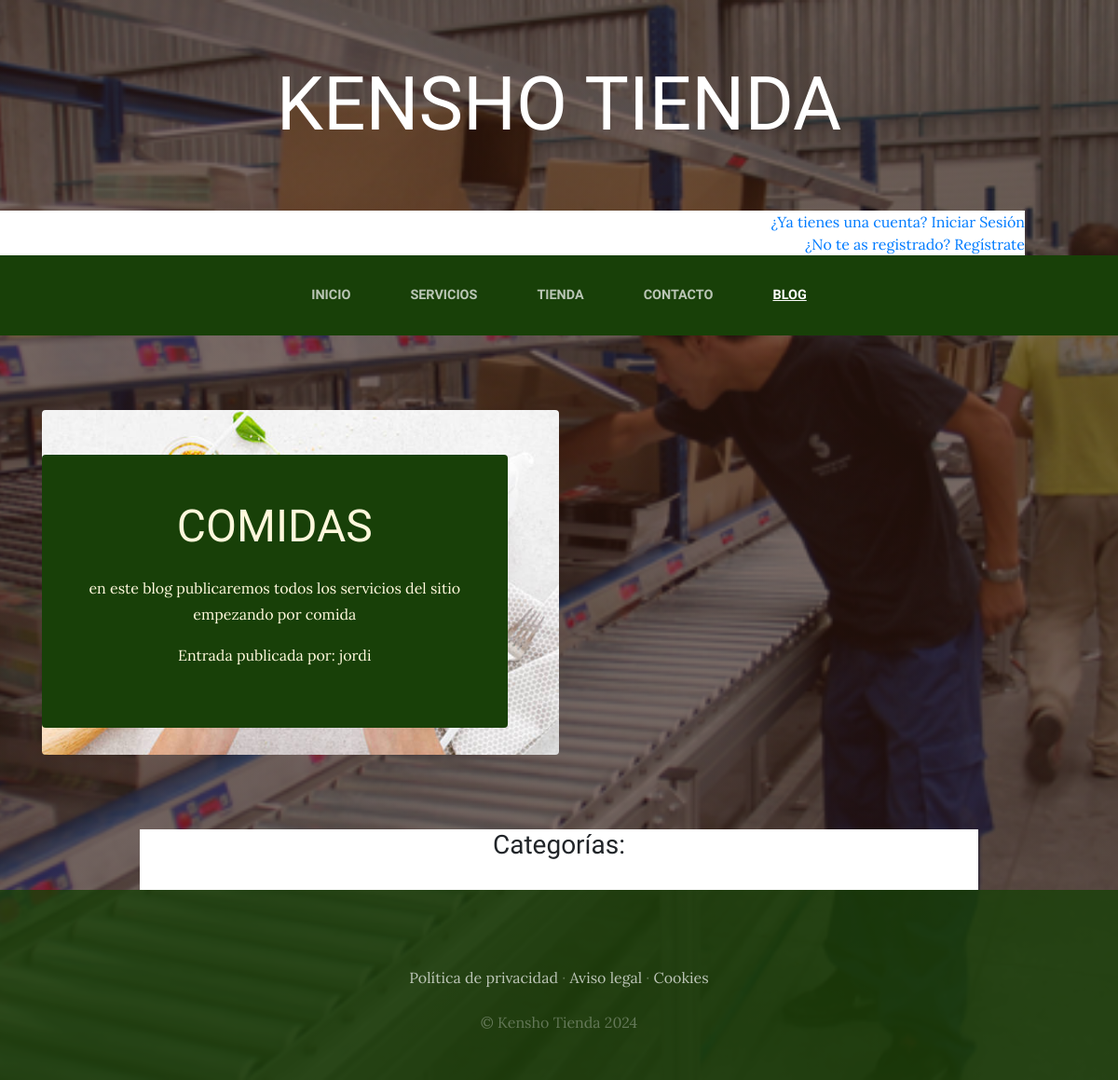
/blog/, run on an earlier commit of the app's database.
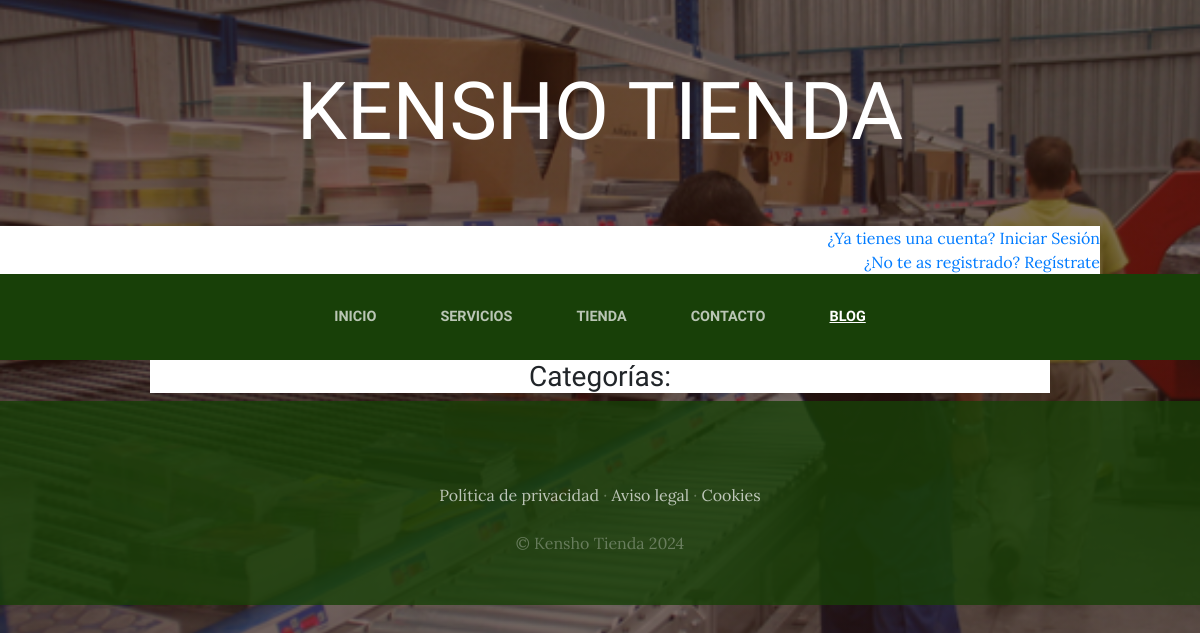
And on a later commit of the database.
### blog/models.py (models this page shows, shortened)
class Post(models.Model):
    titulo = models.CharField(max_length= 50)
    contenido = models.TextField()
    imagen = models.ImageField(upload_to="blog", null=True, blank=True) # Este campo permite añadirle imágenes a la base de datos y también permite crear una gerarqía de carpetas para guardar dichas imágenes y permite que añadir una imagen sea opcional
    autor = models.ForeignKey(User, on_delete=models.CASCADE) # Este campo crea una relación usuario/post si se elimina un usuario, también se eliminarán sus posts
    categorias = models.ManyToManyField(Categoria) # Esto crea una relación post/categoría y viceverza
    created = models.DateTimeField(auto_now_add=True)
    updated = models.DateTimeField(auto_now_add=True)
    class Meta:
        verbose_name = "post"
        verbose_name_plural = "posts"

### blog/views.py (the view)
# urls.py: path('', views.Blog, name='blog'),
def Blog(request):
    muestra_blog = Post.objects.all()
    return render(request, 'blog/blog.html', {'clabe_blog': muestra_blog})

### app/context_processor.py (called while the page is built)
def RetornaAnio(request):
    return {'year': datetime.now().year}

### carrito/context_processor.py (called while the page is built)
def Importe_total_carro(request):
    total = 0
    if request.user.is_authenticated and request.session.__contains__('carro'):
        for key, value in request.session["carro"].items():
            total += float(value["precio"])
        return {"importe_total_carro": total}
    else:
        total = "Debes registrarte para poder agregar productos al carro y comprar"
        return {"importe_total_carro": total}

### blog/templates/blog/blog.html (shortened to what this page needs)
{% extends "base.html" %}
{% load static %}
{% block content %}
    {% for b in clabe_blog %}
<section class="page-section clearfix">
      <div class="container">
        <div class="intro">
 <div class="intro-text left-0 text-center bg-faded p-5 rounded">
            <h2 class="section-heading mb-4">
              <span class="section-heading-lower">{{ b.titulo }}</span>
</h2>
<p class="mb-3">
  <span class="section-heading-upper">{{ b.contenido }}</span>
</p>
<div style="display: inline-block; text-align: left;">
<p class="mb-3">
  <span class="section-heading-upper">Entrada publicada por: {{ b.autor }}</span>
</p>
</div>
          </div>
        </div>
      </div>
    </section>
{% endfor %}
<section>
<div style="width: 75%; margin: auto; background-color: white; text-align: center;">
<h3>Categorías:</h3>
{% for c in clabe_blog %}
  {% for cp in c.categorias.all %}
    <a href="{% url 'categoria' cp.id %}" class="links_categorias">{{ cp.nombre }}</a>
  {% endfor %}
{% endfor %}
</div>
</section>
{% endblock %}

### app/templates/base.html (shortened to what this page needs)
<!DOCTYPE html>
<html lang="es">
<head>
    {% load static %}
    <link href=" {% static 'app/vendor/bootstrap/css/bootstrap.min.css' %}" rel="stylesheet">
    <link href="{% static 'app/css/gestion.css' %}" rel="stylesheet">
</head>
<body>
<header>
    <h1 class="site-heading text-center text-white d-none d-lg-block">
        <span class="site-heading-lower">Kensho tienda</span>
</h1>
</header>
<div style="background-color: white; text-align: right; margin-right: 100px;">
{% if user.is_authenticated %}
<p>¡HOLA! {{user.username}}</p>
<a href="{% url 'logout' %}">Cerrar Sesión</a>
{% else %}
<a href="{% url 'login' %}">¿Ya tienes una cuenta? Iniciar Sesión</a>
<br>
<a href=" {% url 'authenticator' %}">¿No te as registrado? Regístrate</a>
{% endif %}
</div>
<nav class="navbar navbar-expand-lg navbar-dark py-lg-4" id="mainNav" role="navigation" aria-label="Principal">
    <div class="container">
      <div class="collapse navbar-collapse" id="navbarResponsive">
<ul class="navbar-nav mx-auto">
  <li class="nav-item {% if request.path == '/inicio/' %}active {% endif %} px-lg-4">
    <a class="nav-link text-uppercase text-expanded" href="{% url 'inicio'%}" {% if request.path == '/inicio/' %} aria-current="page" {% endif %}>Inicio</a>
  </li>
  <li class="nav-item {% if request.path == '/servicios/' %}active {% endif %} px-lg-4">
    <a class="nav-link text-uppercase text-expanded" href="{% url 'servicios' %}" {% if request.path == '/servicios/' %} aria-current="page" {% endif %}>Servicios</a>
  </li>
  <li class="nav-item {% if request.path == '/tienda/' %}active {% endif %} px-lg-4">
    <a class="nav-link text-uppercase text-expanded" href="{% url 'tienda' %}" {% if request.path == '/tienda/' %} aria-current="page" {% endif %}>Tienda</a>
  </li>
  <li class="nav-item {% if request.path == '/contacto/' %}active {% endif %} px-lg-4">
    <a class="nav-link text-uppercase text-expanded" href="{% url 'contacto' %}" {% if request.path == '/contacto/' %} aria-current="page" {% endif %}>Contacto</a>
  </li>
  <li class="nav-item {% if request.path|slice:":6" == '/blog/' %}active {% endif %} px-lg-4">
    <a class="nav-link text-uppercase text-expanded" href="{% url 'blog' %}" {% if request.path == '/blog/' %} aria-current="page" {% endif %}>Blog</a>
  </li>
</ul>
      </div>
    </div>
  </nav>
{% block content %}
{% endblock %}
    <footer class="footer text-faded text-center py-5">
      <div class="container">
        <p class="m-0 mbt">
        	<a href="sample.html" class="link">Política de privacidad</a> ·
        	<a href="sample.html" class="link">Aviso legal</a> ·
        	<a href="sample.html" class="link">Cookies</a>
		</p>
        <p class="m-0 mbt1">&copy; Kensho Tienda {{year}}</p>
      </div>
	</footer>
</body>
</html>

### app/static/app/css/gestion.css (style rules this page uses)
body { font-family: 'Lora'; background: linear-gradient(rgba(47, 23, 15, 0.65), rgba(47, 23, 15, 0.65)), url("../img/bg_main.jpg"); background-attachment: fixed; background-position: center; background-size: cover; }
h1, h2, h3, h4, h5, h6 { font-family: 'Raleway'; }
p { line-height: 1.75; }
.text-faded { color: rgba(255, 255, 255, 0.3); }
.site-heading { margin-top: 5rem; margin-bottom: 5rem; text-transform: uppercase; line-height: 1; font-family: 'Raleway'; }
.site-heading .site-heading-lower { font-size: 5rem; font-weight: 100; line-height: 4rem; }
#mainNav { background-color: rgba(24, 64, 8); font-family: 'Raleway'; }
#mainNav .navbar-nav .nav-item .nav-link { color: rgba(255, 255, 255, 0.7); font-weight: 800; }
#mainNav .navbar-nav .nav-item.active .nav-link { color: #ffffff; text-decoration: underline; }
@media (min-width: 992px) { #mainNav .navbar-nav .nav-item .nav-link { font-size: 0.9rem; } }
.footer { background-color: rgba(24, 64, 8, 0.8); }
.mbt { padding-top: 2rem; }
.mbt1 { padding-top: 1.25rem; }
a.link { color: rgba(255, 255, 255, 0.7); }

What changed in the data, as far as the page shows it:
removed Post: titulo "COMIDAS", contenido "en este blog publicaremos todos los servicios del sitio empezando por comida", autor "jordi"
